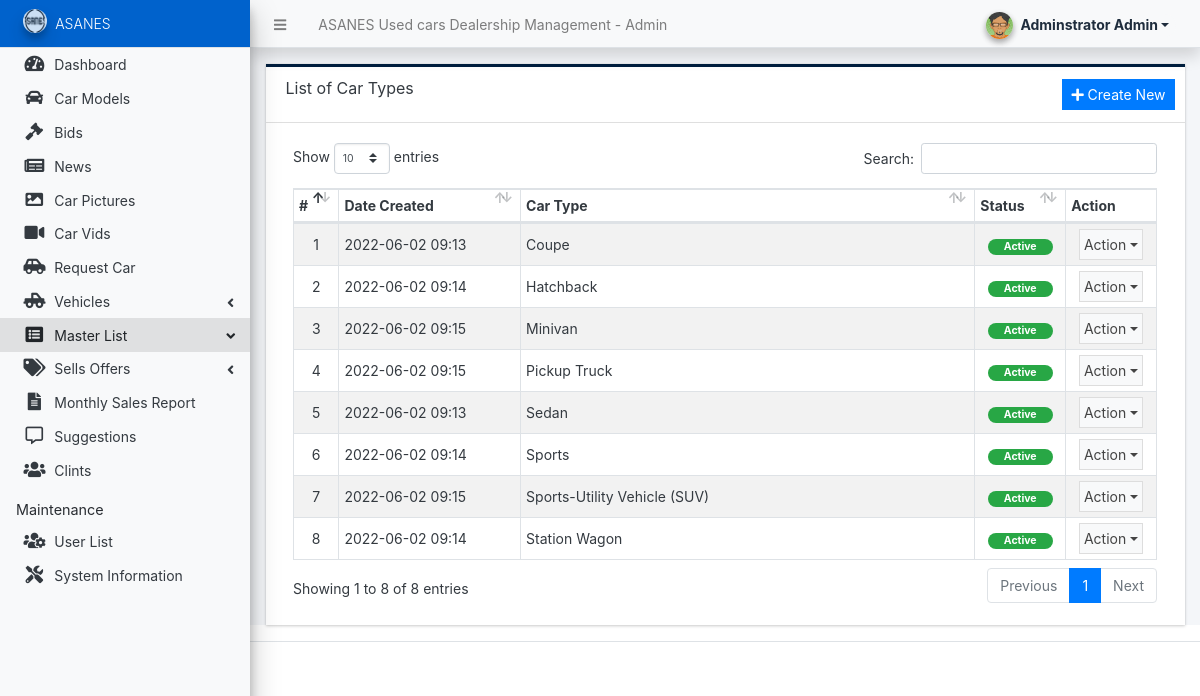
The app's page /admin/?page=car_types (signed in) with its own data.
### tables this page shows
CREATE TABLE `car_type_list` (
  `id` int(30) NOT NULL,
  `name` text NOT NULL,
  `status` tinyint(1) NOT NULL DEFAULT 1,
  `delete_flag` tinyint(1) NOT NULL DEFAULT 0,
  `date_created` datetime NOT NULL DEFAULT current_timestamp(),
  `date_updated` datetime NOT NULL DEFAULT current_timestamp() ON UPDATE current_timestamp()
);

### admin/car_types/index.php (the view, shortened to what this page needs)
<div class="card card-outline rounded-0 card-navy">
	<div class="card-header">
		<h3 class="card-title">List of Car Types</h3>
		<div class="card-tools">
			<a href="javascript:void(0)" id="create_new" class="btn btn-flat btn-sm btn-primary"><span class="fas fa-plus"></span>  Create New</a>
		</div>
	</div>
	<div class="card-body">
        <div class="container-fluid">
			<table class="table table-hover table-striped table-bordered" id="list">
				<colgroup>
					<col width="5%">
					<col width="20%">
					<col width="50%">
					<col width="10%">
					<col width="10%">
				</colgroup>
				<thead>
					<tr>
						<th>#</th>
						<th>Date Created</th>
						<th>Car Type</th>
						<th>Status</th>
						<th>Action</th>
					</tr>
				</thead>
				<tbody>
					<?php
					$i = 1;
						$qry = $conn->query("SELECT * from `car_type_list` where delete_flag = 0 order by `name` asc");
						while($row = $qry->fetch_assoc()):
					?>
						<tr>
							<td class="text-center"><?php echo $i++; ?></td>
							<td><?php echo date("Y-m-d H:i",strtotime($row['date_created'])) ?></td>
							<td class=""><?= $row['name'] ?></td>
							<td class="text-center">
                                <?php if($row['status'] == 1): ?>
                                    <span class="badge badge-success px-3 rounded-pill">Active</span>
                                <?php else: ?>
                                    <span class="badge badge-danger px-3 rounded-pill">Inactive</span>
                                <?php endif; ?>
                            </td>
							<td align="center">
								 <button type="button" class="btn btn-flat p-1 btn-default btn-sm dropdown-toggle dropdown-icon" data-toggle="dropdown">
				                  		Action
				                  </button>
							</td>
						</tr>
					<?php endwhile; ?>
				</tbody>
			</table>
		</div>
	</div>
</div>

### records on screen
car_type_list: date_created "2022-06-02 09:13", name "Coupe", status "Active"
car_type_list: date_created "2022-06-02 09:14", name "Hatchback", status "Active"
car_type_list: date_created "2022-06-02 09:15", name "Minivan", status "Active"
car_type_list: date_created "2022-06-02 09:15", name "Pickup Truck", status "Active"
car_type_list: date_created "2022-06-02 09:13", name "Sedan", status "Active"
car_type_list: date_created "2022-06-02 09:14", name "Sports", status "Active"
car_type_list: date_created "2022-06-02 09:15", name "Sports-Utility Vehicle (SUV)", status "Active"
car_type_list: date_created "2022-06-02 09:14", name "Station Wagon", status "Active"

### other values on screen
$_settings->info('name') "ASANES Used cars Dealership Management"
$_settings->userdata('firstname').' '.$_settings->userdata('lastname') "Adminstrator Admin"
$_settings->info('short_name') "ASANES"
